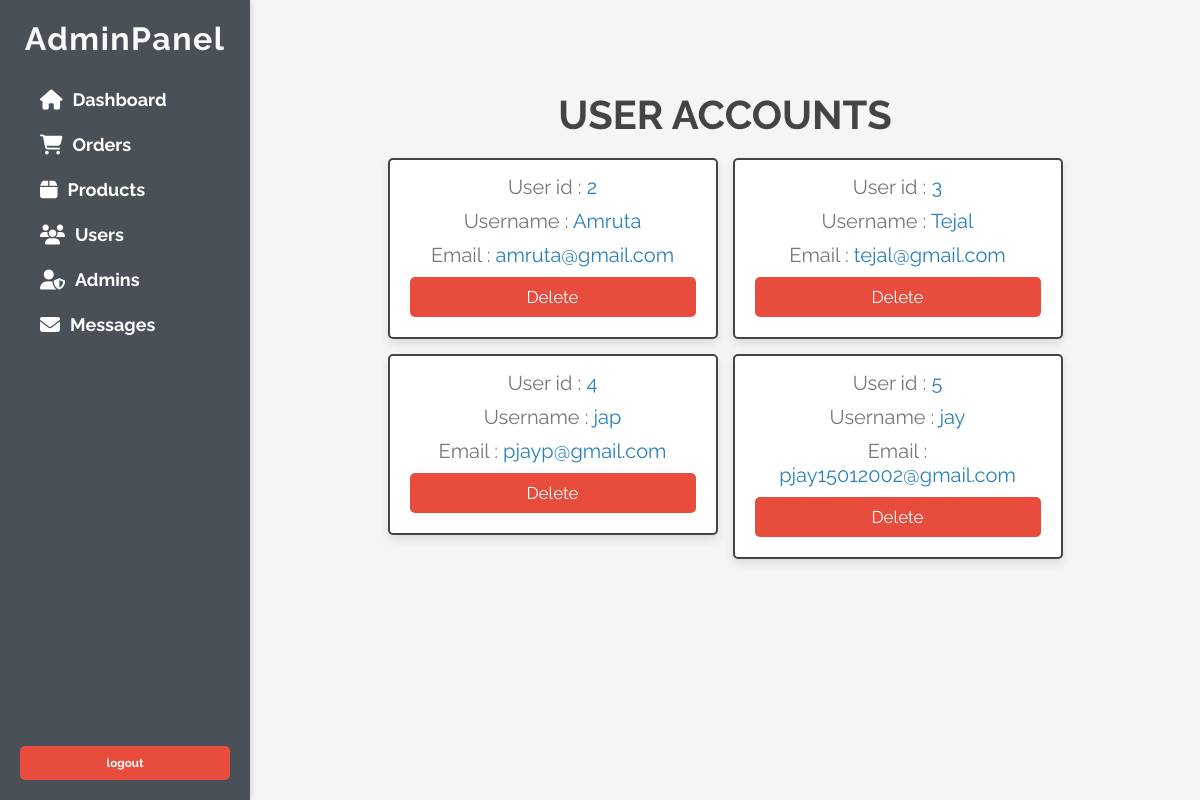
Screenshot of /admin/users_accounts.php (signed in) with the database file from the repository.
### tables this page shows
CREATE TABLE `users` (
  `id` int(100) NOT NULL,
  `name` varchar(20) NOT NULL,
  `email` varchar(50) NOT NULL,
  `password` varchar(50) NOT NULL
);

### admin/users_accounts.php (the view, shortened to what this page needs)
<?php
include '../components/connect.php';
?>
<!DOCTYPE html>
<html lang="en">
<head>
   <link rel="stylesheet" href="https://cdnjs.cloudflare.com/ajax/libs/font-awesome/6.1.1/css/all.min.css">
   <link rel="stylesheet" href="../css/admin_style.css">
</head>
<body>
<?php include '../components/admin_header.php'; ?>
<div class="main-content">
<section class="accounts">
   <h1 class="heading">User accounts</h1>
   <div class="box-container">
   <?php
      $select_accounts = $conn->prepare("SELECT * FROM `users`");
      $select_accounts->execute();
      if($select_accounts->rowCount() > 0){
         while($fetch_accounts = $select_accounts->fetch(PDO::FETCH_ASSOC)){
   ?>
   <div class="box">
      <p> User id : <span><?= $fetch_accounts['id']; ?></span> </p>
      <p> Username : <span><?= $fetch_accounts['name']; ?></span> </p>
      <p> Email : <span><?= $fetch_accounts['email']; ?></span> </p>
      <a href="users_accounts.php?delete=<?= $fetch_accounts['id']; ?>" onclick="return confirm('delete this account? the user related information will also be delete!')" class="delete-btn">delete</a>
   </div>
   <?php
         }
      }else{
         echo '<p class="empty">no accounts available!</p>';
      }
   ?>
   </div>
</section>
</div>
</body>
</html>

### css/admin_style.css (style rules this page uses)
:root { --main-color:#2980b9; --orange:#f39c12; --red:#e74c3c; --black:#444; --white:#fff; --light-color:#777; --light-bg:#f5f5f5; --border:.2rem solid var(--black); --box-shadow:0 .5rem 1rem rgba(0,0,0,.1); }
* { font-family: 'Raleway', sans-serif; margin:0; padding:0; box-sizing: border-box; outline: none; border:none; text-decoration: none; }
html { font-size: 62.5%; overflow-x: hidden; }
body { background-color: var(--light-bg); }
section { padding:2rem; max-width: 1200px; margin:0 auto; }
.heading { font-size: 4rem; color:var(--black); margin-bottom: 2rem; text-align: center; text-transform: uppercase; }
.btn, .delete-btn, .option-btn { display: block; width: 100%; margin-top: 1rem; border-radius: .5rem; padding:1rem 3rem; font-size: 1.7rem; text-transform: capitalize; color:var(--white); cursor: pointer; text-align: center; }
.delete-btn { background-color: var(--red); }
.main-content { flex-grow: 1; padding: 20px; margin-left: 250px; overflow-y: auto; }
.accounts .box-container { display: grid; grid-template-columns: repeat(auto-fit, 33rem); gap:1.5rem; align-items: flex-start; justify-content: center; }
.accounts .box-container .box { padding:2rem; padding-top: .5rem; border-radius: .5rem; text-align: center; border:var(--border); background-color: var(--white); box-shadow: var(--box-shadow); }
.accounts .box-container .box p { font-size: 2rem; color:var(--light-color); margin: 1rem 0; }
.accounts .box-container .box p span { color:var(--main-color); }

### rows the page displays
users: id "2", name "Amruta", email "amruta@gmail.com"
users: id "3", name "Tejal", email "tejal@gmail.com"
users: id "4", name "jap", email "pjayp@gmail.com"
users: id "5", name "jay", email "pjay15012002@gmail.com"
